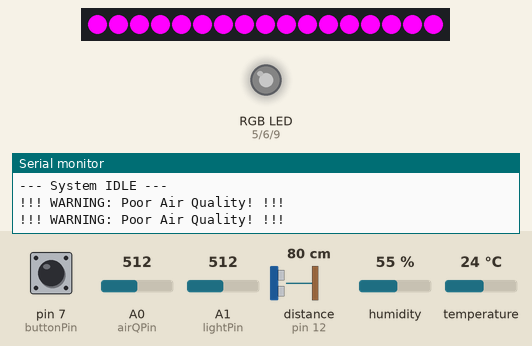
This sketch was run on a simulated Arduino Uno, built with avr-gcc and run on an emulated ATmega328P. Shown: 17 RGB LEDs in strip order, left to right, an RGB LED mixed from three pins (HIGH = lit), the last lines printed to the serial monitor. Wiring (inferred from the names in the program): ultrasonic range finder: trigger pin 11; echo pin 12. The inputs (shaded band) are chosen by the test bench; at power-on: distance to the obstacle (sensor on pin 12) 80 cm, A1 (lightPin) = 512, pin 7 (buttonPin) HIGH, A0 (airQPin) = 512, humidity 55 %, temperature 24 °C. The echo pulse lasts 58.3 µs per cm; dim RGB values are drawn brighter than linear; pins used as bus, display or sensor lines are not drawn.

Above: at 4.3 s.
4.4 s: distance to the obstacle (sensor on pin 12) set to 12 cm
12.1 s: distance to the obstacle (sensor on pin 12) set to 9 cm
At 14.7 s:
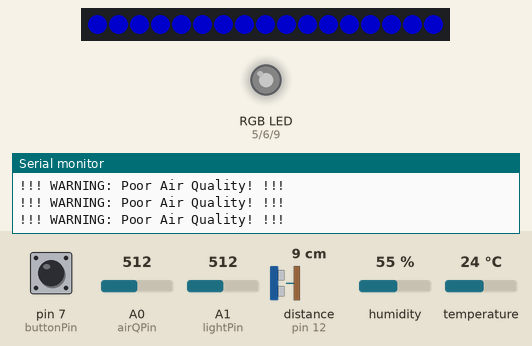
20.6 s: distance to the obstacle (sensor on pin 12) set to 18 cm
30.2 s: A1 (lightPin) set to 390
At 35.2 s:
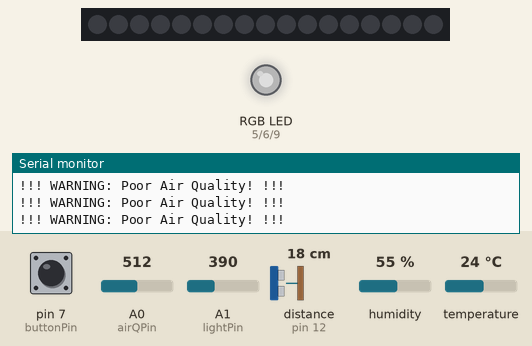
36.9 s: pin 7 (buttonPin) pulled LOW for 3 s
At 37.15 s:
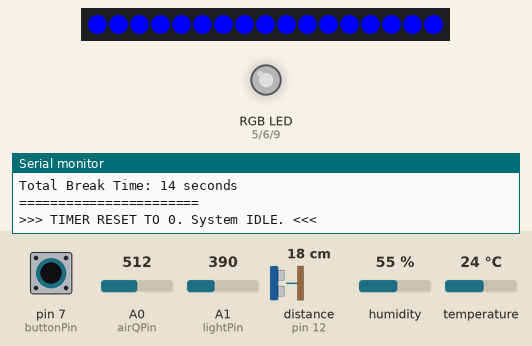
49.4 s: A1 (lightPin) set to 90
At 54.1 s:
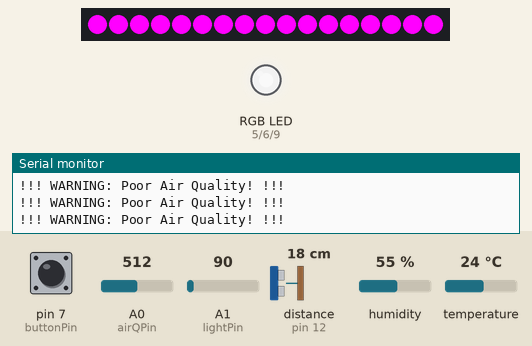
Timing chart, 0 to 55.6 s (numbered marks = the images above; inputs shaded):
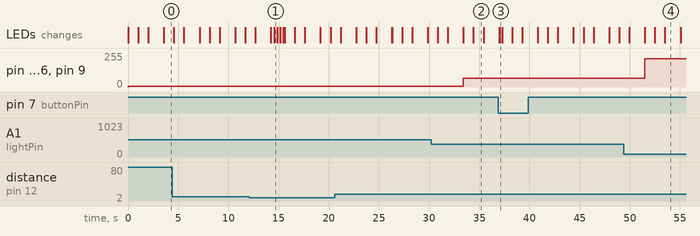

Measured:
- the behaviour switches between 11 and 10 cm on distance to the obstacle (sensor on pin 12) (found by bisection; images 0 and 1)
- after the input at 30.2 s, pin 5 (redPin), pin 6 (greenPin), pin 9 (bluePin): 7/255 → 66/255 after 3.2 s
- after the input at 36.9 s, the LEDs: first differ from a run without the input after 0.13 s (image 3)
- after the input at 49.4 s, pin 5 (redPin), pin 6 (greenPin), pin 9 (bluePin): 66/255 → 211/255 after 2.1 s
- what the display in image 2 shows lasts 1.0 s, from 34.4 s to 35.4 s

The sketch:

Code_StudyBuddy_v1.ino
```cpp
#include "DHT.h"
#include <SoftwareSerial.h>
#include <Adafruit_NeoPixel.h>

// --- SENSOR PINS ---
#define DHTPIN 10
#define DHTTYPE DHT11
DHT dht(DHTPIN, DHTTYPE);

SoftwareSerial espSerial(2, 3);

int trigPin = 11;
int echoPin = 12;
int buttonPin = 7;
int lightPin = A1;
int airQPin = A0;
int airThreshold = 400;

float duration_us, distance_cm;

// --- 1. LED STRIP SETTINGS (For Status) ---
#define STRIP_PIN 8
#define NUM_LEDS 17
Adafruit_NeoPixel strip(NUM_LEDS, STRIP_PIN, NEO_GRB + NEO_KHZ800);

// --- 2. RGB LED SETTINGS (For Ambient Lamp) ---
int redPin = 5;
int greenPin = 6;
int bluePin = 9;

float brightness = 0.1;

// --- TIMER VARIABLES ---
unsigned long focusStartTime = 0;
unsigned long totalFocusTime = 0;
unsigned long study_session_count = 0;

unsigned long pauseStartTime = 0;
unsigned long totalPauseTime = 0;
unsigned long break_session_count = 0;

enum State { IDLE, FOCUSED, PAUSED };
State currentState = IDLE;

void setup() {
  Serial.begin(9600);
  espSerial.begin(9600);

  // Sensor Pins
  pinMode(trigPin, OUTPUT);
  pinMode(echoPin, INPUT);
  pinMode(buttonPin, INPUT_PULLUP);
  pinMode(lightPin, INPUT);
  pinMode(airQPin, INPUT);

  // RGB Lamp Pins
  pinMode(redPin, OUTPUT);
  pinMode(greenPin, OUTPUT);
  pinMode(bluePin, OUTPUT);

  dht.begin();

  // Start the LED strip
  strip.begin();
  strip.show();

  // Set initial state
  setStripColor(0, 0, 255); // Blue Strip for IDLE
  Serial.println("--- System IDLE ---");
}

void loop() {
  // --- LIGHT SENSOR & BRIGHTNESS LOGIC ---
  int lightLevel = analogRead(lightPin);

  // Map the analog value to a brightness multiplier (0.05 to 1.00)
  brightness = map(lightLevel, 0, 500, 100, 5) / 100.0;

  // 1. UPDATE THE RGB LAMP (Warm Yellow: 255 Red, 180 Green, 0 Blue)
  analogWrite(redPin, 255 * brightness);
  analogWrite(greenPin, 255 * brightness);
  analogWrite(bluePin, 255 * brightness);

  // 2. UPDATE THE STRIP BRIGHTNESS (0-255 scale)
  strip.setBrightness(255);

  // Re-apply the current strip color so its brightness updates immediately
  if (currentState == IDLE) {
    setStripColor(0, 0, 255); // Blue
  } else if (currentState == FOCUSED) {
    setStripColor(0, 255, 0); // Green
  } else if (currentState == PAUSED) {
    setStripColor(255, 0, 0); // Red
  }


  // --- BUTTON RESET LOGIC ---
  if (digitalRead(buttonPin) == LOW) {
    if (currentState == FOCUSED) {
      totalFocusTime += (millis() - focusStartTime);
    } else if (currentState == PAUSED) {
      totalPauseTime += (millis() - pauseStartTime);
    }

    if (currentState != IDLE) {
      study_session_count += 1;
      Serial.println("\n=== SESSION SUMMARY ===");
      Serial.print("Total Focused Time: ");
      Serial.print(totalFocusTime / 1000);
      Serial.println(" seconds");
      Serial.print("Total Break Time: ");
      Serial.print(totalPauseTime / 1000);
      Serial.println(" seconds");
      Serial.println("=======================\n");
    }

    totalFocusTime = 0;
    totalPauseTime = 0;
    break_session_count = 0;
    currentState = IDLE;
    setStripColor(0, 0, 255); // Blue Strip
    Serial.println(">>> TIMER RESET TO 0. System IDLE. <<<");
    delay(200);
  }

  // ULTRASONIC SENSOR LOGIC
  digitalWrite(trigPin, HIGH);
  delayMicroseconds(10);
  digitalWrite(trigPin, LOW);

  duration_us = pulseIn(echoPin, HIGH);
  distance_cm = 0.017 * duration_us;

  if (distance_cm < 10) {
    if (currentState != FOCUSED) {
      if (currentState == PAUSED) {
        totalPauseTime += (millis() - pauseStartTime);
      }

      // Figure out what color we are fading from (Red if Paused, Blue if Idle)
      int startRed = (currentState == PAUSED) ? 255 : 0;
      int startBlue = (currentState == IDLE) ? 255 : 0;

      // Smoothly fade out the current color to black
      for (int i = 100; i >= 0; i -= 2) {
        setStripColor((startRed * i) / 100, 0, (startBlue * i) / 100);
        delay(10);
      }

      // Smoothly fade the new Green color in
      for (int i = 0; i <= 100; i += 2) {
        setStripColor(0, (255 * i) / 100, 0);
        delay(15);
      }

      // Lock it exactly to full green at the end
      setStripColor(0, 255, 0);
      // -------------------------------------

      currentState = FOCUSED;
      focusStartTime = millis();
      Serial.println("--- Focus mode ON ---");
    }

    unsigned long currentSessionTime = millis() - focusStartTime;
    unsigned long currentTotalTime = totalFocusTime + currentSessionTime;

    if (currentTotalTime/1000 == 15) { // Time for a break warning
      Serial.println("Time for a break!");
      for(int j=0; j<3; j++) {
        setStripColor(128, 0, 128); delay(1000); // Purple Strip
        setStripColor(0, 0, 0);     delay(1000); // Off
      }
      setStripColor(0, 255, 0); // Back to Green
    }

  } else {
    if (currentState == FOCUSED) {
      currentState = PAUSED;
      totalFocusTime += (millis() - focusStartTime);
      pauseStartTime = millis();
      Serial.println("--- Focus mode OFF (Phone Removed) ---");
      setStripColor(255, 0, 0); // Red Strip
      break_session_count += 1;
    }
  }

  // --- AIR QUALITY WARNING ---
  int airValue = analogRead(airQPin);
  if (airValue > airThreshold) {
    Serial.println("!!! WARNING: Poor Air Quality! !!!");
    setStripColor(255, 0, 255); delay(1000); // Purple Strip
    setStripColor(0, 0, 0);     delay(1000);
    setStripColor(255, 0, 255); delay(1000);
  }

  // --- DHT SENSOR ---
  static unsigned long lastDHTRead = 0;
  if (millis() - lastDHTRead >= 2000) {
    lastDHTRead = millis();
    float h = dht.readHumidity();
    float t = dht.readTemperature();
  }

  // --- CALCULATE LIVE SESSION TIMES FOR FIREBASE ---
  unsigned long currentTotalFocus = totalFocusTime;
  if (currentState == FOCUSED) {
    currentTotalFocus += (millis() - focusStartTime);
  }

  unsigned long currentTotalPause = totalPauseTime;
  if (currentState == PAUSED) {
    currentTotalPause += (millis() - pauseStartTime);
  }

  // --- SEND EXPANDED DATA TO ESP8266 ---
  espSerial.print("<");
  espSerial.print(currentState);
  espSerial.print(",");
  espSerial.print(distance_cm);
  espSerial.print(",");
  espSerial.print(airValue);
  espSerial.print(",");
  espSerial.print(lightLevel);
  espSerial.print(",");
  espSerial.print(currentTotalFocus / 1000);
  espSerial.print(",");
  espSerial.print(currentTotalPause / 1000);
  espSerial.print(",");
  espSerial.print(study_session_count);
  espSerial.print(",");
  espSerial.println(break_session_count);

  delay(500);
}

// --- HELPER FUNCTION: Apply color to the LED Strip ---
void setStripColor(int redValue, int greenValue, int blueValue) {
  for(int i = 0; i < NUM_LEDS; i++) {
    strip.setPixelColor(i, strip.Color(redValue, greenValue, blueValue));
  }
  strip.show();
}
```
